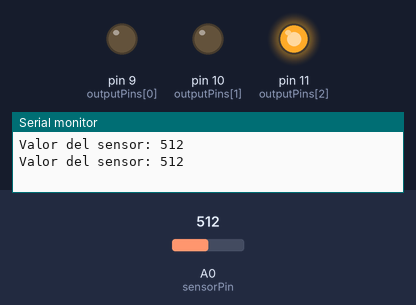
The sketch below on a simulated Arduino Uno, built with avr-gcc and run on an emulated ATmega328P. Parts: output pins drawn as LEDs (lit = HIGH), the last lines printed to the serial monitor. The inputs (shaded band) are chosen by the test bench; at power-on: A0 (sensorPin) = 512.

Above: at 4.8 s.
4.9 s: A0 (sensorPin) set to 490
At 5.8 s:
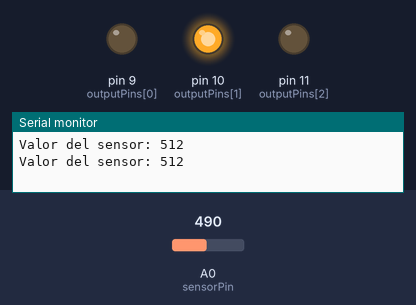
14.2 s: A0 (sensorPin) set to 1010
At 16.4 s:
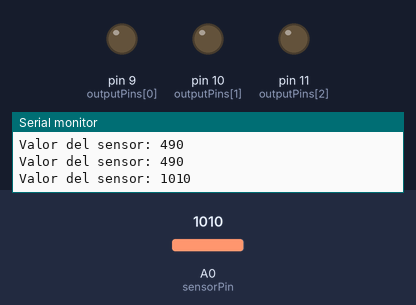
Timing chart, 0 to 17.9 s (numbered marks = the images above; inputs shaded):
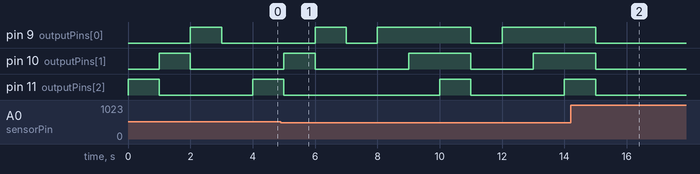

Measured:
- after the input at 14.2 s, pin 9 (outputPins[0]), pin 10 (outputPins[1]), pin 11 (outputPins[2]): goes on until 15.0 s, then stays LOW

The sketch:

ejercicio_2.ino
```cpp
const int sensorPin = A0; // Pin analógico donde está conectado el sensor
const int outputPins[] = {9, 10, 11}; // Pines de salida (ajusta según tu configuración)

void setup() {
  for (int i = 0; i < 3; i++) {
    pinMode(outputPins[i], OUTPUT);
  }
  Serial.begin(9600);
}

void loop() {
  int sensorValue = analogRead(sensorPin);
  Serial.print("Valor del sensor: ");
  Serial.println(sensorValue);

  if (sensorValue >= 0 && sensorValue <= 500) {
    // Secuencia #1
    sequence1();
  } else if (sensorValue > 500 && sensorValue <= 1000) {
    // Secuencia #2
    sequence2();
  }

  delay(1000); // Puedes ajustar el tiempo de espera entre lecturas si es necesario
}

void sequence1() {
  for (int i = 0; i < 3; i++) {
    digitalWrite(outputPins[i], HIGH);
    delay(1000);
  }

  for (int i = 0; i < 3; i++) {
    digitalWrite(outputPins[i], LOW);
  }
}

void sequence2() {
  for (int i = 2; i >= 0; i--) {
    digitalWrite(outputPins[i], HIGH);
    delay(1000);
    digitalWrite(outputPins[i], LOW);
  }
}
```
